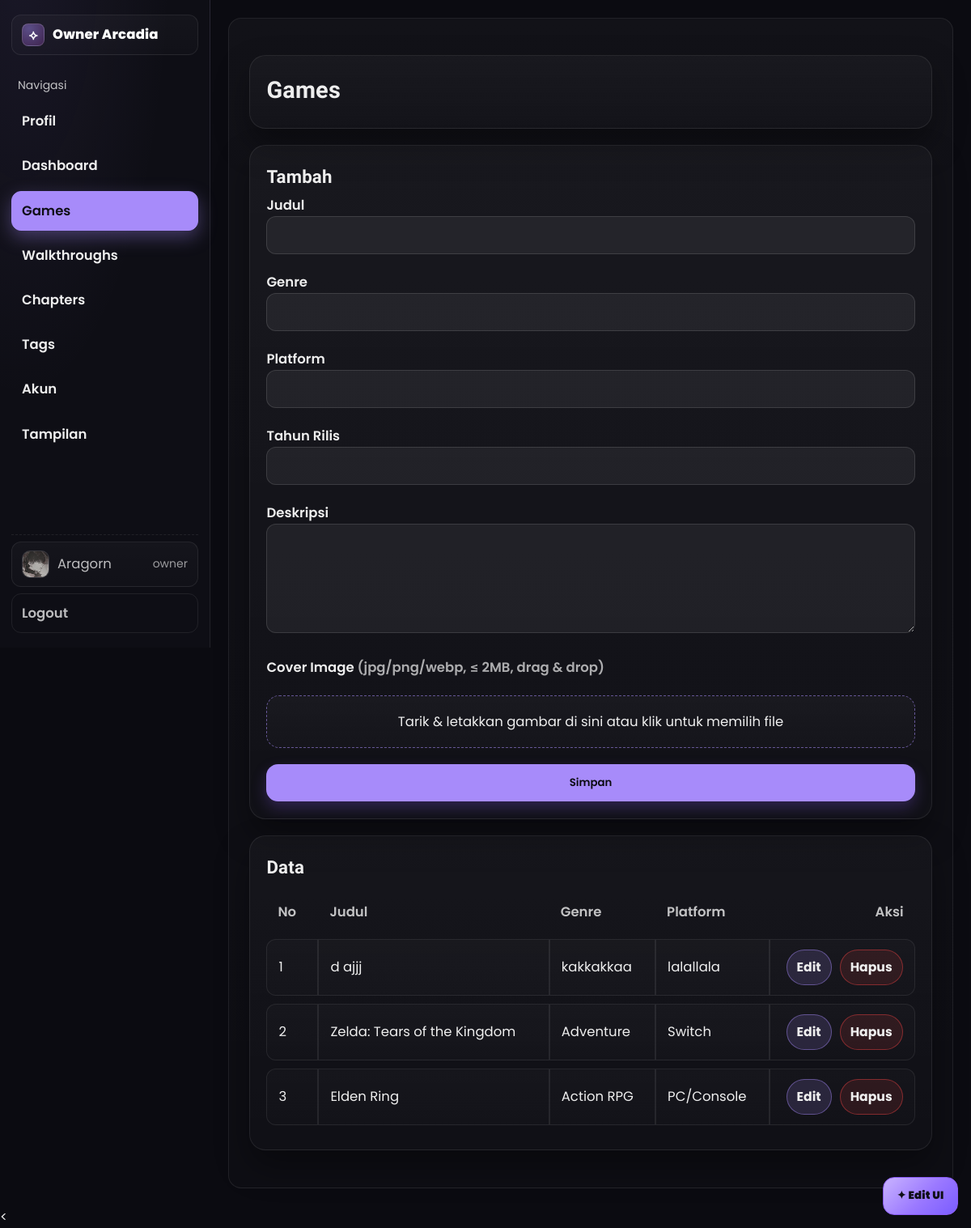
/public/admin/games.php (signed in), run on an earlier commit of the app's database.
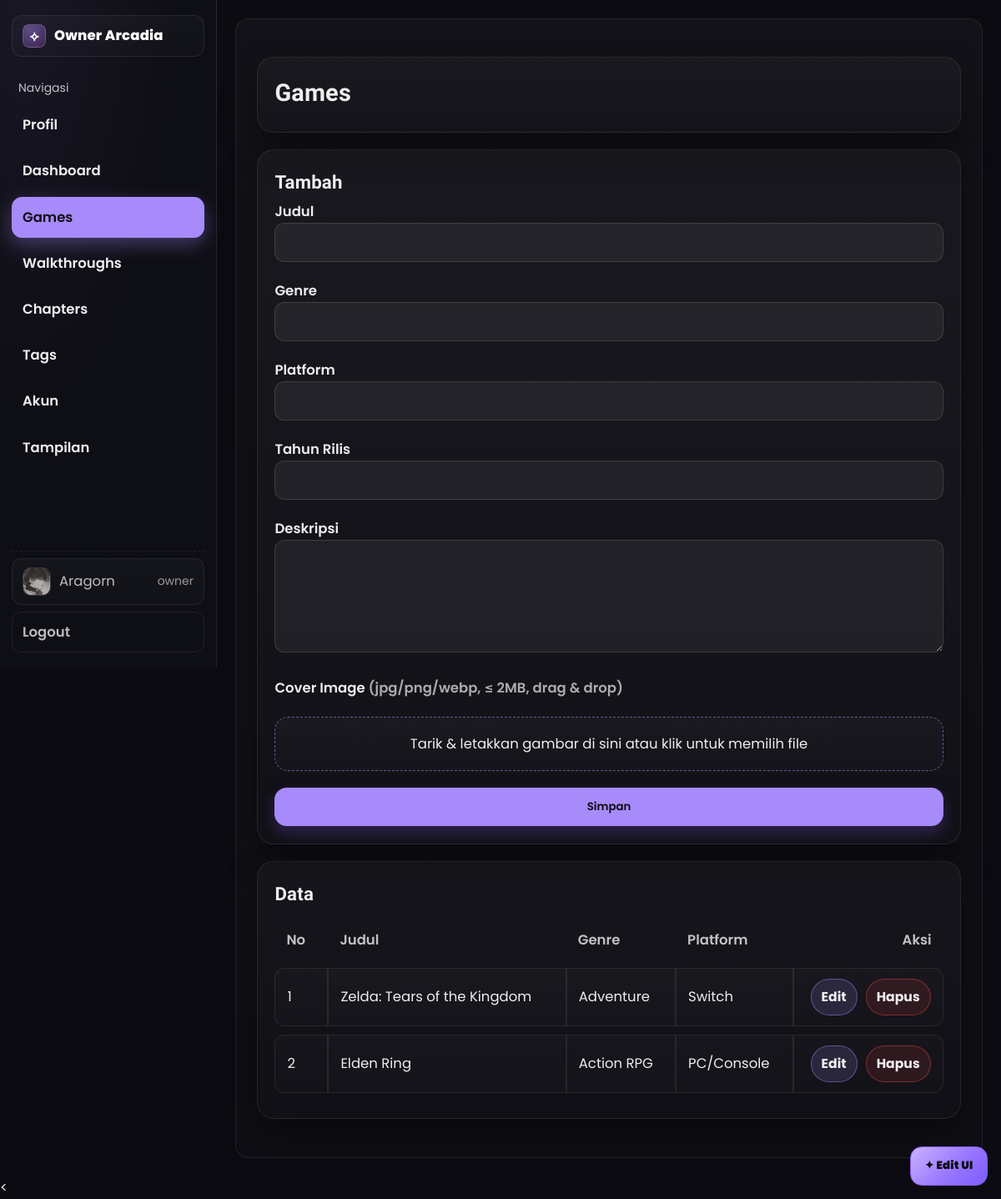
And on a later commit of the database.
### tables this page shows
CREATE TABLE `games` (
  `id` int(11) NOT NULL,
  `title` varchar(150) NOT NULL,
  `genre` varchar(80) DEFAULT NULL,
  `platform` varchar(80) DEFAULT NULL,
  `release_year` int(11) DEFAULT NULL,
  `image_url` varchar(255) DEFAULT NULL,
  `description` text DEFAULT NULL,
  `cover_blob` longblob DEFAULT NULL,
  `cover_mime` varchar(40) DEFAULT NULL,
  `cover_size` int(11) DEFAULT NULL,
  `cover_focus_x` tinyint(4) DEFAULT 50,
  `cover_focus_y` tinyint(4) DEFAULT 50
);

### lib/db.php (called while the page is built, shortened)
<?php
function db_all($mysqli, $sql, $params = [], $types = '')
{
  $stmt = $mysqli->prepare($sql);
  if ($params)
    $stmt->bind_param($types ?: str_repeat('s', count($params)), ...$params);
  $stmt->execute();
  $res = $stmt->get_result();
  $rows = $res ? $res->fetch_all(MYSQLI_ASSOC) : [];
  return $rows;
}
?>

### lib/helpers.php (called while the page is built, shortened)
<?php
function e($s)
{
  return htmlspecialchars((string) $s, ENT_QUOTES, 'UTF-8');
}
?>

### public/admin/games.php (the view, shortened to what this page needs)
<?php
require_once __DIR__ . '/../../config.php';
require_once __DIR__ . '/../../lib/helpers.php';
require_once __DIR__ . '/../../lib/db.php';
$action = $_POST['action'] ?? ($_GET['action'] ?? 'list');
require_once __DIR__ . '/_header.php';
?>
<div class="card">
  <h1>Games</h1>
</div>
<?php
if ($action === 'edit') {
  $id = (int)($_GET['id'] ?? 0);
  $g = db_one($mysqli, "SELECT * FROM games WHERE id=?", [$id], 'i');
  if (!$g) { echo '<div class="card">Data tidak ditemukan</div>'; require __DIR__ . '/_footer.php'; exit; }
  ?>
  <div class="card">
    <h2>Edit</h2>
    <form method="post" action="games.php" class="grid" enctype="multipart/form-data">
      <?php csrf_field(); ?>
      <input type="hidden" name="id" value="<?= (int)$g['id'] ?>"/>
      <input type="hidden" name="action" value="update">
      <label>Judul <input class="input" name="title" value="<?= e($g['title']) ?>"></label>
      <label>Genre <input class="input" name="genre" value="<?= e($g['genre']) ?>"></label>
      <label>Platform <input class="input" name="platform" value="<?= e($g['platform']) ?>"></label>
      <label>Tahun Rilis <input class="input" type="number" name="release_year" value="<?= e($g['release_year']) ?>"></label>
      <label>Deskripsi <textarea name="description" rows="5"><?= e($g['description']) ?></textarea></label>
      <?php if (!empty($g['image_url'])): ?>
        <div class="small">Cover saat ini: <a href="<?= e($g['image_url']) ?>" target="_blank">lihat</a></div>
      <?php endif; ?>
      <label>Ganti Cover <span style="opacity:.7">(jpg/png/webp, ≤ 2MB, drag & drop)</span></label>
      <div class="dz" id="dz-cover">
        <div>Tarik & letakkan gambar di sini atau klik untuk memilih file</div>
        <div class="err" id="dz-err"></div>
        <div class="thumb" id="dz-thumb"><img id="dz-img" alt="preview"></div>
        <input class="hidden-file" type="file" id="cover" name="cover" accept=".jpg,.jpeg,.png,.webp">
      </div>
      <button class="btn">Simpan</button>
      <a class="btn gray" href="games.php">Batal</a>
    </form>
  </div>
<?php } else { ?>
  <div class="card">
    <h2>Tambah</h2>
    <form method="post" action="games.php" class="grid" enctype="multipart/form-data">
      <label>Judul <input class="input" name="title"></label>
      <label>Genre <input class="input" name="genre"></label>
      <label>Platform <input class="input" name="platform"></label>
      <label>Tahun Rilis <input class="input" type="number" name="release_year"></label>
      <label>Deskripsi <textarea name="description" rows="5"></textarea></label>
      <label>Cover Image <span style="opacity:.7">(jpg/png/webp, ≤ 2MB, drag & drop)</span></label>
      <div class="dz" id="dz-cover">
        <div>Tarik & letakkan gambar di sini atau klik untuk memilih file</div>
      </div>
      <button class="btn">Simpan</button>
    </form>
  </div>
<?php } ?>
<?php
$rows = db_all($mysqli, "SELECT id,title,genre,platform FROM games ORDER BY id DESC");
?>
<div class="card">
  <h2>Data</h2>
  <table class="tbl">
    <thead>
      <tr>
        <th style="width:64px">No</th>
        <th>Judul</th>
        <th>Genre</th>
        <th>Platform</th>
        <th style="width:180px;text-align:right">Aksi</th>
      </tr>
    </thead>
    <tbody>
      <?php $no=1; foreach ($rows as $r): ?>
        <tr>
          <td><?= $no++ ?></td>
          <td><?= e($r['title']) ?></td>
          <td><?= e($r['genre']) ?></td>
          <td><?= e($r['platform']) ?></td>
          <td class="act">
            <div class="actions">
              <a class="chip-btn chip-edit" href="games.php?action=edit&id=<?= (int)$r['id'] ?>">Edit</a>
              <a class="chip-btn chip-del"
                 href="games.php?action=delete&id=<?= (int)$r['id'] ?>"
                 onclick="return confirm('Hapus &quot;<?= e($r['title']) ?>&quot;?')">Hapus</a>
            </div>
          </td>
        </tr>
      <?php endforeach; ?>
    </tbody>
  </table>
</div>
<?php require_once __DIR__ . '/_footer.php';

What changed in the data, as far as the page shows it:
removed games: title "d ajjj", genre "kakkakkaa", platform "lalallala"
